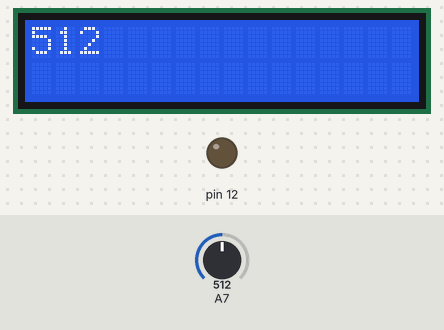
Simulated run of this sketch. Board: Arduino Nano, built with avr-gcc and run on an emulated ATmega328P. Shown: 16×2 character LCD, output pins drawn as LEDs (lit = HIGH). Inputs (shaded band) come from the test bench; at power-on: A7 = 512.

Above: at 1.2 s.
1.3 s: A7 set to 788
At 2.5 s:
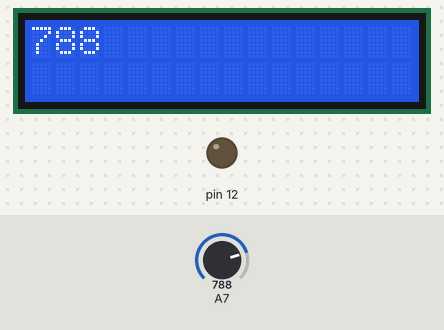
2.9 s: A7 set to 818
At 4.1 s:
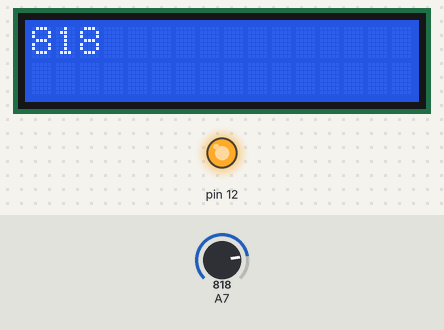
4.4 s: A7 set to 790
At 5.8 s:
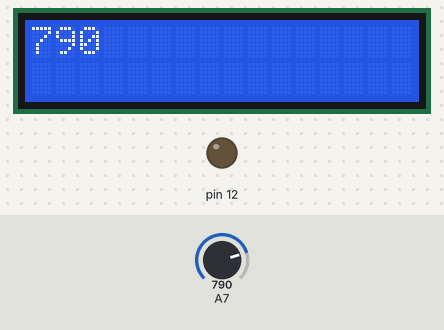
Timing chart, 0 to 7.4 s (numbered marks = the images above; inputs shaded):
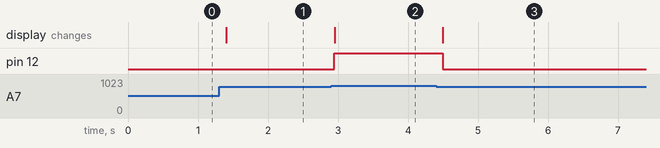

The sketch:

10-Light_Sensor.ino
```cpp
#include <LiquidCrystal.h>
const int rs = 10, en = 9, d4 = 8, d5 = 7, d6 = 6, d7 = 5;
LiquidCrystal lcd(rs, en, d4, d5, d6, d7);
int a;
void setup() {
  pinMode(A7, INPUT);
  pinMode(12, OUTPUT);
  lcd.begin(16, 2);
}

void loop() {
  a = analogRead(A7);
  if(a > 800) digitalWrite(12, 1);
  else        digitalWrite(12, 0);
  lcd.clear();
  lcd.setCursor(0,0);
  lcd.print(a);
  lcd.display();
  delay(100);
}
```

Measured:
- the behaviour switches between 800 and 801 on A7 (found by bisection; images 1 and 2)
- after the input at 1.3 s, the display: changes after 0.11 s (image 1)
- after the input at 2.9 s, pin 12: LOW → HIGH after 0.05 s; the display: changes after 0.05 s (image 2)
- after the input at 4.4 s, pin 12: HIGH → LOW after 0.10 s; the display: changes after 0.10 s (image 3)
